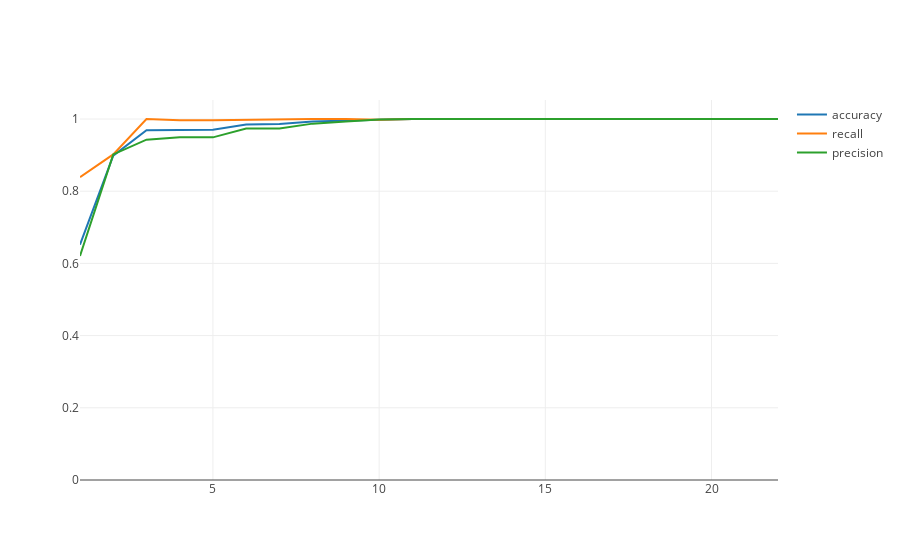

Here is the notebook cell this chart was saved with:
### Markdown cell above
The the decision tree alorithm compartmentalizes the classes based on the different features and makes a model (decision tree) with the best decicsions to determine the classes. Bacause the mushroom dataset contains a limited amount of values (categories) for every feature I thought this algorithm would perform reasonably well.

### Code cell
from sklearn import tree

clf_tree = tree.DecisionTreeClassifier()

iplot(test_different_features(22, clf_tree, X, y), filename='Decision tree metrics')

### Figure 1 — Plotly figure (JSON) as saved in the notebook; plotly's stock layout.template omitted (floating-point values rounded to 4 significant figures)
{"data": [{"name": "accuracy", "type": "scatter", "uid": "5d5863bd-ed67-4266-b931-7caa174d3d84", "x": [1, 2, 3, 4, 5, 6, 7, 8, 9, 10, 11, 12, 13, 14, 15, 16, 17, 18, 19, 20, 21, 22], "y": [0.652, 0.8985, 0.9687, 0.9705, 0.9705, 0.9851, 0.9862, 0.9933, 0.9963, 0.9981, 1, 1, 1, 1, 1, 1, 1, 1, 1, 1, 1, 1]}, {"name": "recall", "type": "scatter", "uid": "c913a82f-483d-45b9-b9c4-06e7bc115c83", "x": [1, 2, 3, 4, 5, 6, 7, 8, 9, 10, 11, 12, 13, 14, 15, 16, 17, 18, 19, 20, 21, 22], "y": [0.839, 0.9018, 1, 0.9964, 0.9964, 0.9978, 1, 1, 1, 0.9978, 1, 1, 1, 1, 1, 1, 1, 1, 1, 1, 1, 1]}, {"name": "precision", "type": "scatter", "uid": "3d855057-b31f-4ef0-a8a5-1063ca3bec6f", "x": [1, 2, 3, 4, 5, 6, 7, 8, 9, 10, 11, 12, 13, 14, 15, 16, 17, 18, 19, 20, 21, 22], "y": [0.6207, 0.9018, 0.9428, 0.9491, 0.9491, 0.9739, 0.974, 0.9872, 0.9928, 0.9986, 1, 1, 1, 1, 1, 1, 1, 1, 1, 1, 1, 1]}], "layout": {"yaxis": {"autorange": true, "rangemode": "tozero"}}}
